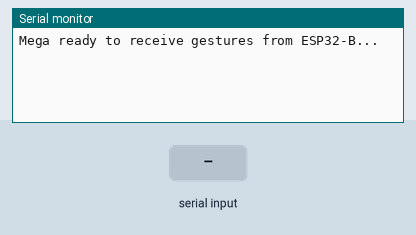
This sketch was run on a simulated Arduino Mega 2560, built with avr-gcc and run on an emulated ATmega2560. Shown: the last lines printed to the serial monitor. The test bench sets the inputs (shaded band).

Above: at 1.2 s.
1.3 s: "1\n" received over the second serial link
At 2.4 s:
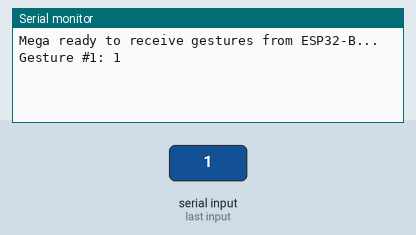
2.8 s: "0\n" received over the second serial link
At 3.6 s:
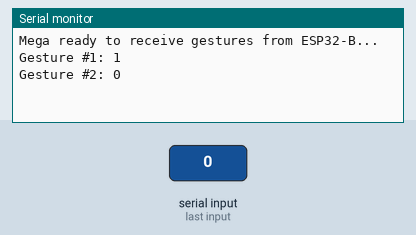
4.3 s: "2\n" received over the second serial link
At 4.7 s:
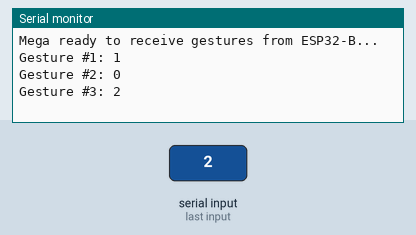

The sketch:

mega.ino
```cpp
void setup() {
  Serial.begin(9600);    // Serial Monitor
  Serial1.begin(9600);   // RX1/TX1 connected to HC-05
  Serial.println("Mega ready to receive gestures from ESP32-B...");
}

int gestureCount = 0;

void loop() {
  if (Serial1.available()) {
    String gesture = Serial1.readStringUntil('\n');  // read until newline

    gesture.trim();  // remove any whitespace/newlines
    if (gesture.length() > 0) {
      gestureCount++;
      Serial.print("Gesture #");
      Serial.print(gestureCount);
      Serial.print(": ");
      Serial.println(gesture);
      Serial1.println("Safe");
    }
    if (gestureCount % 10 == 0){
      Serial1.println("block");
    }
  }

}
```

Measured:
- after the input at 1.3 s, the serial monitor: prints a new line at once (image 1)
- after the input at 2.8 s, the serial monitor: prints a new line at once (image 2)
- after the input at 4.3 s, the serial monitor: prints a new line at once (image 3)
